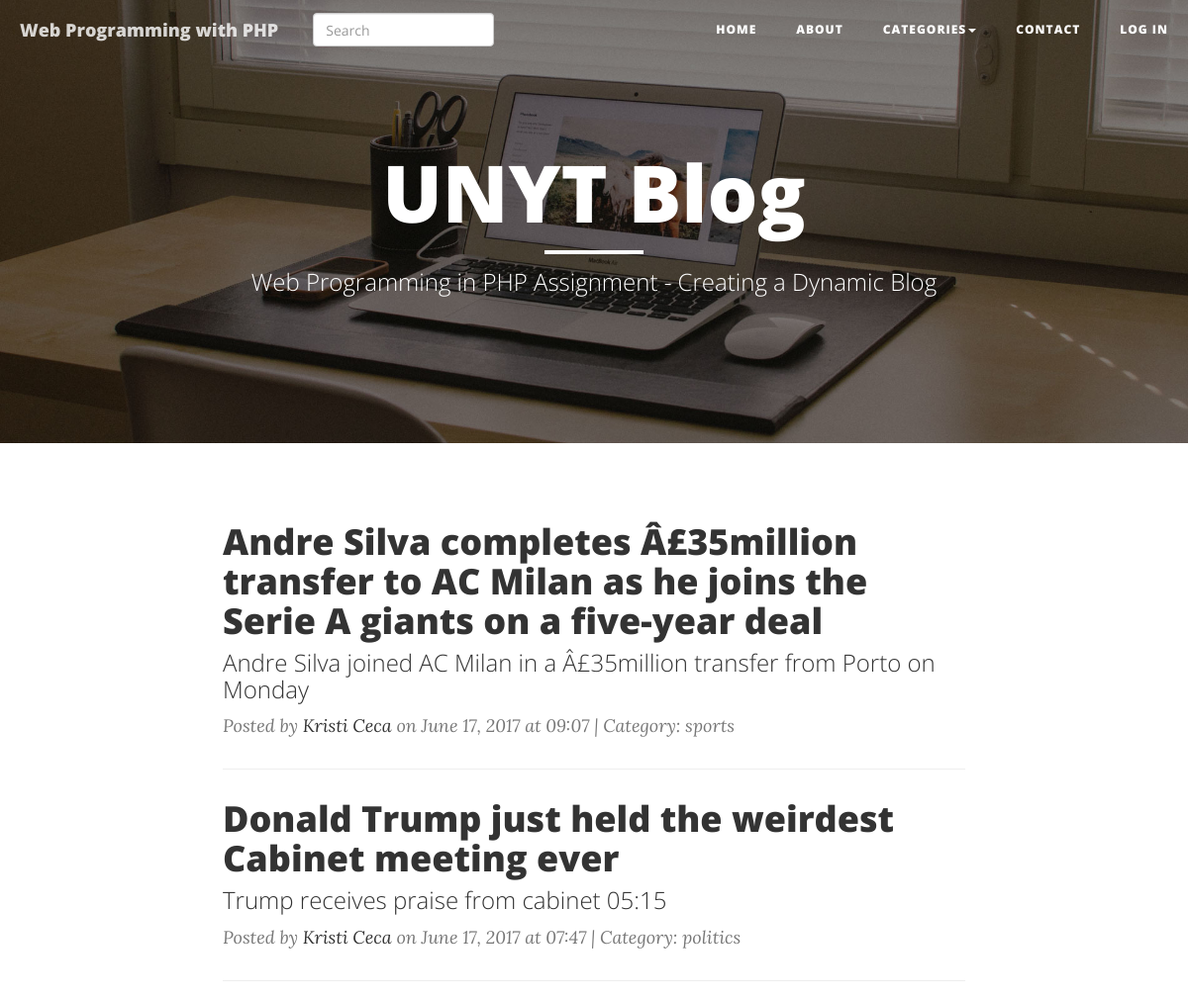
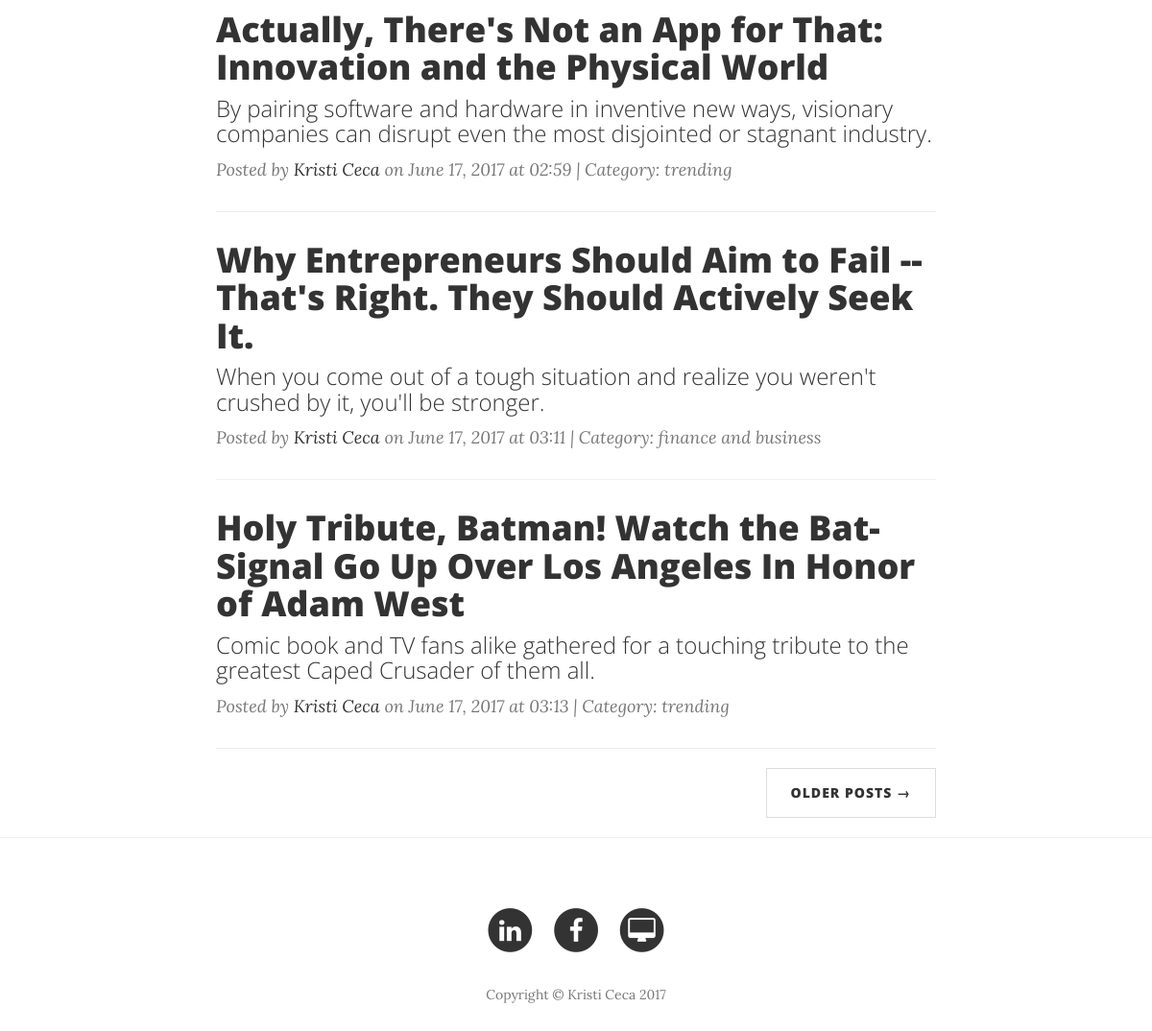
The page / on the database its author committed (2 pictures, top to bottom).
### tables this page shows
CREATE TABLE `posts` (
  `id` int(11) NOT NULL,
  `title` varchar(10000) NOT NULL,
  `subtitle` varchar(10000) NOT NULL,
  `category` varchar(200) NOT NULL,
  `header` varchar(400) NOT NULL,
  `body` longtext NOT NULL,
  `time` datetime NOT NULL DEFAULT '0000-00-00 00:00:00' ON UPDATE CURRENT_TIMESTAMP
);

### index.php (the view, shortened to what this page needs)
<!DOCTYPE html>
<html lang="en">
    <?php include('config/connection.php'); ?>
    <?php
    $initial_limit = 5;
    $url = $_SERVER['REQUEST_URI'];
    $parts = parse_url($url);
    if(!isset($parts['query'])){
        $query5 = "SELECT * FROM posts LIMIT $initial_limit";
    }
    else {
        parse_str($parts['query'], $query);
        $cat = $query['category'];
        $query5 = "SELECT * FROM posts WHERE category='$cat'";
    }
    $result5 = mysqli_query($dbc, $query5);
    $types = array();
    while(($row =  mysqli_fetch_assoc($result5))) {
        $types[] = $row;
    }
    ?>
<head>
    <link href="vendor/bootstrap/css/bootstrap.min.css" rel="stylesheet">
    <link href="css/clean-blog.min.css" rel="stylesheet">
    <link href="vendor/font-awesome/css/font-awesome.min.css" rel="stylesheet" type="text/css">
</head>
<body>
    <nav class="navbar navbar-default navbar-custom navbar-fixed-top">
        <div class="container-fluid">
            <div class="navbar-header page-scroll">
                <a class="navbar-brand" href="index.php">Web Programming with PHP</a>
                <form class="navbar-form navbar-left" action ="search.php" method="GET">
                <div class="form-group" style="padding-top: 5px">
                <input type="text" name="query" class="form-control" placeholder="Search">
                </div>
                </form>
            </div>
            <div class="collapse navbar-collapse" id="bs-example-navbar-collapse-1">
                <ul class="nav navbar-nav navbar-right">
                    <li>
                        <a href="index.php">Home</a>
                    </li>
                    <li>
                        <a href="about.php">About</a>
                    </li>
                     <li class="dropdown">
                        <a href="#" class="dropdown-toggle" data-toggle="dropdown" role="button" aria-haspopup="true" aria-expanded="false">Categories<span class="caret"></span></a>
        </li>
                    <li>
                        <a href="contact.php">Contact</a>
                    </li>
                    <li>
                        <a href="admin/login.php">Log in</a>
                    </li>
                </ul>
            </div>
        </div>
    </nav>
    <header class="intro-header" style="background-image: url('img/home-bg.jpg')">
        <div class="container">
            <div class="row">
                <div class="col-lg-8 col-lg-offset-2 col-md-10 col-md-offset-1">
                    <div class="site-heading">
                        <h1>UNYT Blog</h1>
                        <hr class="small">
                        <span class="subheading">Web Programming in PHP Assignment - Creating a Dynamic Blog</span>
                    </div>
                </div>
            </div>
        </div>
    </header>
    <div class="container">
        <div class="row">
            <div class="col-lg-8 col-lg-offset-2 col-md-10 col-md-offset-1">
                <?php foreach($types as $post) : ?>
                <div class="post-preview">
                    <a href="post.php?postid=<?php echo $post['id']; ?>">
                        <h2 class="post-title">
                            <?php echo $post['title'];?>
                        </h2>
                        <h3 class="post-subtitle">
                            <?php echo $post['subtitle'] ; ?>
                        </h3>
                    </a>
                    <p class="post-meta">Posted by <a href="#">Kristi Ceca</a> on <?php $date = date_create ($post['time']); echo date_format($date, 'F d, Y'); echo ' at '; echo date_format($date, 'h:i'); ?> | Category: <?php echo $post['category'];?></p>
                </div>
                <hr>
                <?php endforeach; ?>
                <ul class="pager">
                    <li class="next">
                        <?php $test = mysqli_num_rows($result5);?>
                        <a href="pagination.php?pageincrement=<?php echo $test+5;?>">Older Posts &rarr;</a>
                    </li>
                </ul>
            </div>
        </div>
    </div>
    <hr>
    <footer>
        <div class="container">
            <div class="row">
                <div class="col-lg-8 col-lg-offset-2 col-md-10 col-md-offset-1">
                    <ul class="list-inline text-center">
                        <li>
                            <a href="#">
                                <span class="fa-stack fa-lg">
                                    <i class="fa fa-circle fa-stack-2x"></i>
                                    <i class="fa fa-linkedin fa-stack-1x fa-inverse"></i>
                                </span>
                            </a>
                        </li>
                        <li>
                            <a href="https://www.facebook.com/01100I10110101">
                                <span class="fa-stack fa-lg">
                                    <i class="fa fa-circle fa-stack-2x"></i>
                                    <i class="fa fa-facebook fa-stack-1x fa-inverse"></i>
                                </span>
                            </a>
                        </li>
                        <li>
                            <a href="https://www.upwork.com/freelancers/~01e44d131bb5b92484">
                                <span class="fa-stack fa-lg">
                                    <i class="fa fa-circle fa-stack-2x"></i>
                                    <i class="fa fa-desktop fa-stack-1x fa-inverse"></i>
                                </span>
                            </a>
                        </li>
                    </ul>
                    <p class="copyright text-muted">Copyright &copy; Kristi Ceca 2017</p>
                </div>
            </div>
        </div>
    </footer>
</body>
</html>

### rows shown on the page
posts: title "Andre Silva completes Â£35million transfer to AC Milan as he joins the Serie A giants on a five-year deal", subtitle "Andre Silva joined AC Milan in a Â£35million transfer from Porto on Monday", time "June 17, 2017", time "09:07", category "sports"
posts: title "Donald Trump just held the weirdest Cabinet meeting ever", subtitle "Trump receives praise from cabinet 05:15", time "June 17, 2017", time "07:47", category "politics"
posts: title "Actually, There's Not an App for That: Innovation and the Physical World", subtitle "By pairing software and hardware in inventive new ways, visionary companies can disrupt even the most disjointed or stagnant industry.", time "June 17, 2017", time "02:59", category "trending"
posts: title "Why Entrepreneurs Should Aim to Fail -- That's Right. They Should Actively Seek It.", subtitle "When you come out of a tough situation and realize you weren't crushed by it, you'll be stronger.", time "June 17, 2017", time "03:11", category "finance and business"
posts: title "Holy Tribute, Batman! Watch the Bat-Signal Go Up Over Los Angeles In Honor of Adam West", subtitle "Comic book and TV fans alike gathered for a touching tribute to the greatest Caped Crusader of them all.", time "June 17, 2017", time "03:13", category "trending"
